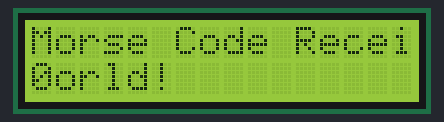
Simulated run of this sketch. Board: Arduino Uno, built with avr-gcc and run on an emulated ATmega328P. On the bench: 16×2 character LCD.

Above: at 0.2 s.
At 5.1 s:
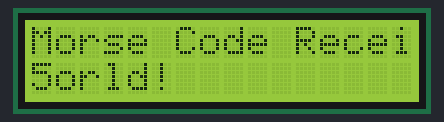
At 9.1 s:
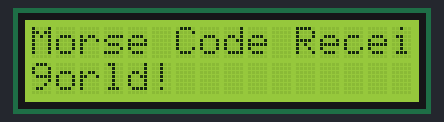
At 19.1 s:
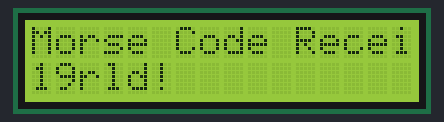
At 29.1 s:
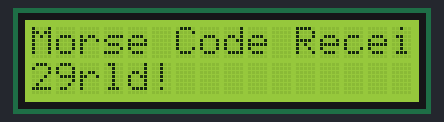
At 39.1 s:
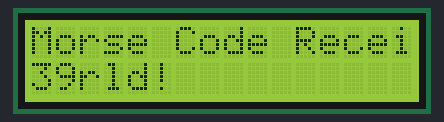

The sketch:

lcd_monitor.ino
```cpp
#include <LiquidCrystal_I2C.h>

// initialize the library by associating any needed LCD interface pin
// with the arduino pin number it is connected to
#define LCD_MAX_COLS 16
#define LCD_MAX_ROWS  2
LiquidCrystal_I2C lcd(0x27, LCD_MAX_COLS, LCD_MAX_ROWS);

void setup() {
  // set up the LCD's number of columns and rows:

  lcd.init();
  lcd.backlight();

  lcd.setCursor(0, 0);
  lcd.println("Morse Code Receiver is ready...");


  // Print a message to the LCD.
  lcd.print("hello, world!");
}

void loop() {
  // set the cursor to column 0, line 1
  // (note: line 1 is the second row, since counting begins with 0):
  lcd.setCursor(0, 1);
  // print the number of seconds since reset:
  lcd.print(millis() / 1000);
}
```

Measured:
- what the display in image 1 shows lasts 1.0 s, from 5.0 s to 6.0 s
